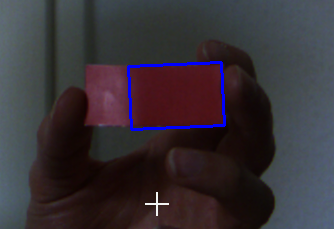
#> input picture src.png, 334 x 229 px, given in place of the camera
$ python blackObjectDetection.py
#> lines starting #> are read from the running program, lines starting #| are printed output that depends on the picture; after the words box and inside, x2 and y2 are one past the last pixel; in counts of white or black regions, pixels touching at a corner belong together
import cv2
import numpy as np
import imutils


cap = cv2.VideoCapture(0)
while True:
    _, image = cap.read()
#> image is the input picture: shape (229, 334, 3); mean B, G, R 54.3, 48.5, 55.1

    gray = cv2.cvtColor(image, cv2.COLOR_BGR2GRAY)
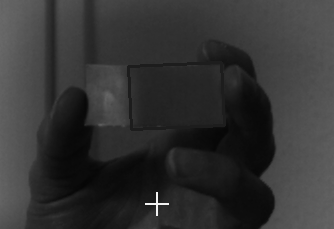
#> gray: shape (229, 334); min 6, max 243, mean 51.1
    gray = 255 - gray
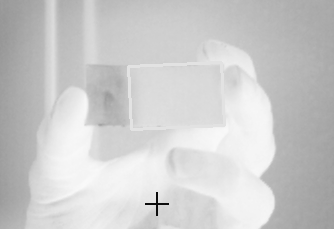
#> gray: shape (229, 334); min 12, max 249, mean 203.9
    ret, thresh = cv2.threshold(gray, 225, 255, cv2.THRESH_BINARY_INV)
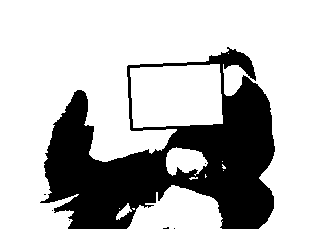
#> thresh: shape (229, 334); 73.9% white; 7 black regions (6 under 20 px)
    contours, hierarchy = cv2.findContours(thresh, cv2.RETR_TREE, cv2.CHAIN_APPROX_SIMPLE)
#> contours = 17 contours, 12 with area under 20; largest, box (x1, y1, x2, y2) and area: (0, 0, 334, 229) 46268, (130, 64, 223, 128) 5263, (127, 185, 223, 229) 2744, (166, 147, 208, 176) 778, (116, 203, 132, 220) 91
    if len(contours) >= 150:        # Change 150 to 300 when demo (i will explain this at school)
        image = cv2.drawContours(image, contours, -1, (0, 0, 255), 3)
        print("black!!!")
    cv2.imshow('frame', image)
    if cv2.waitKey(1) == ord("q"):
#> (key q is pressed here)
        break

cap.release()
cv2.destroyAllWindows()
